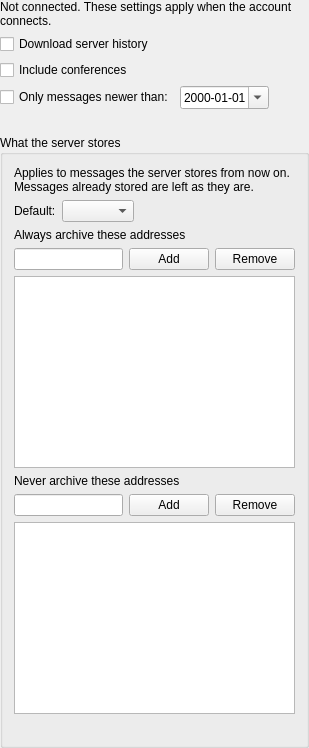
<?xml version="1.0" encoding="UTF-8"?>
<ui version="4.0">
 <class>MamOptionsWidgetClass</class>
 <widget class="QWidget" name="MamOptionsWidgetClass">
  <layout class="QVBoxLayout" name="verticalLayout">
   <property name="margin">
    <number>0</number>
   </property>
   <item>
    <widget class="QLabel" name="lblStatus">
     <property name="text">
      <string>Not connected. These settings apply when the account connects.</string>
     </property>
     <property name="wordWrap">
      <bool>true</bool>
     </property>
    </widget>
   </item>
   <item>
    <widget class="QCheckBox" name="chbDownload">
     <property name="text">
      <string>Download server history</string>
     </property>
    </widget>
   </item>
   <item>
    <widget class="QCheckBox" name="chbConferences">
     <property name="text">
      <string>Include conferences</string>
     </property>
    </widget>
   </item>
   <item>
    <layout class="QHBoxLayout" name="startLayout">
     <item>
      <widget class="QCheckBox" name="chbStart">
       <property name="text">
        <string>Only messages newer than:</string>
       </property>
      </widget>
     </item>
     <item>
      <widget class="QDateEdit" name="dedStart">
       <property name="calendarPopup">
        <bool>true</bool>
       </property>
       <property name="displayFormat">
        <string>yyyy-MM-dd</string>
       </property>
      </widget>
     </item>
     <item>
      <spacer name="startSpacer">
       <property name="orientation">
        <enum>Qt::Horizontal</enum>
       </property>
       <property name="sizeHint" stdset="0">
        <size>
         <width>40</width>
         <height>20</height>
        </size>
       </property>
      </spacer>
     </item>
    </layout>
   </item>
   <item>
    <widget class="QLabel" name="lblPrefsNote">
     <property name="text">
      <string/>
     </property>
     <property name="wordWrap">
      <bool>true</bool>
     </property>
     <property name="visible">
      <bool>false</bool>
     </property>
    </widget>
   </item>
   <item>
    <widget class="QGroupBox" name="grbPrefs">
     <property name="title">
      <string>What the server stores</string>
     </property>
     <property name="visible">
      <bool>false</bool>
     </property>
     <layout class="QVBoxLayout" name="prefsLayout">
      <item>
       <widget class="QLabel" name="lblPrefsHelp">
        <property name="text">
         <string>Applies to messages the server stores from now on. Messages already stored are left as they are.</string>
        </property>
        <property name="wordWrap">
         <bool>true</bool>
        </property>
       </widget>
      </item>
      <item>
       <layout class="QHBoxLayout" name="policyLayout">
        <item>
         <widget class="QLabel" name="lblPolicy">
          <property name="text">
           <string>Default:</string>
          </property>
         </widget>
        </item>
        <item>
         <widget class="QComboBox" name="cmbPolicy"/>
        </item>
        <item>
         <spacer name="policySpacer">
          <property name="orientation">
           <enum>Qt::Horizontal</enum>
          </property>
          <property name="sizeHint" stdset="0">
           <size>
            <width>40</width>
            <height>20</height>
           </size>
          </property>
         </spacer>
        </item>
       </layout>
      </item>
      <item>
       <widget class="QLabel" name="lblAlways">
        <property name="text">
         <string>Always archive these addresses</string>
        </property>
       </widget>
      </item>
      <item>
       <layout class="QHBoxLayout" name="alwaysAddLayout">
        <item>
         <widget class="QLineEdit" name="ledAlways"/>
        </item>
        <item>
         <widget class="QPushButton" name="pbtAddAlways">
          <property name="text">
           <string>Add</string>
          </property>
          <property name="autoDefault">
           <bool>false</bool>
          </property>
         </widget>
        </item>
        <item>
         <widget class="QPushButton" name="pbtRemoveAlways">
          <property name="text">
           <string>Remove</string>
          </property>
          <property name="autoDefault">
           <bool>false</bool>
          </property>
         </widget>
        </item>
       </layout>
      </item>
      <item>
       <widget class="QListWidget" name="lstAlways">
        <property name="minimumHeight">
         <number>60</number>
        </property>
        <property name="maximumHeight">
         <number>90</number>
        </property>
       </widget>
      </item>
      <item>
       <widget class="QLabel" name="lblNever">
        <property name="text">
         <string>Never archive these addresses</string>
        </property>
       </widget>
      </item>
      <item>
       <layout class="QHBoxLayout" name="neverAddLayout">
        <item>
         <widget class="QLineEdit" name="ledNever"/>
        </item>
        <item>
         <widget class="QPushButton" name="pbtAddNever">
          <property name="text">
           <string>Add</string>
          </property>
          <property name="autoDefault">
           <bool>false</bool>
          </property>
         </widget>
        </item>
        <item>
         <widget class="QPushButton" name="pbtRemoveNever">
          <property name="text">
           <string>Remove</string>
          </property>
          <property name="autoDefault">
           <bool>false</bool>
          </property>
         </widget>
        </item>
       </layout>
      </item>
      <item>
       <widget class="QListWidget" name="lstNever">
        <property name="minimumHeight">
         <number>60</number>
        </property>
        <property name="maximumHeight">
         <number>90</number>
        </property>
       </widget>
      </item>
      <item>
       <widget class="QLabel" name="lblPrefsError">
        <property name="text">
         <string/>
        </property>
        <property name="wordWrap">
         <bool>true</bool>
        </property>
       </widget>
      </item>
     </layout>
    </widget>
   </item>
  </layout>
 </widget>
 <layoutdefault spacing="6" margin="11"/>
 <resources/>
 <connections/>
</ui>
